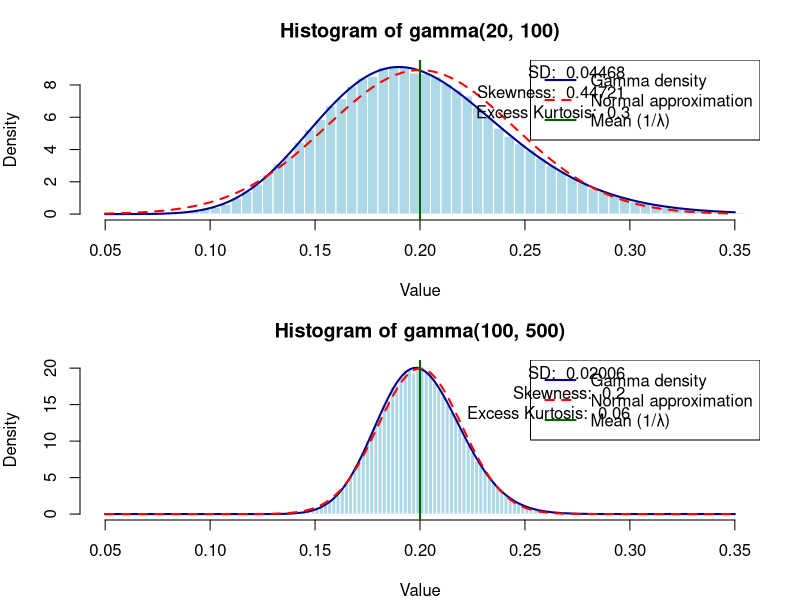
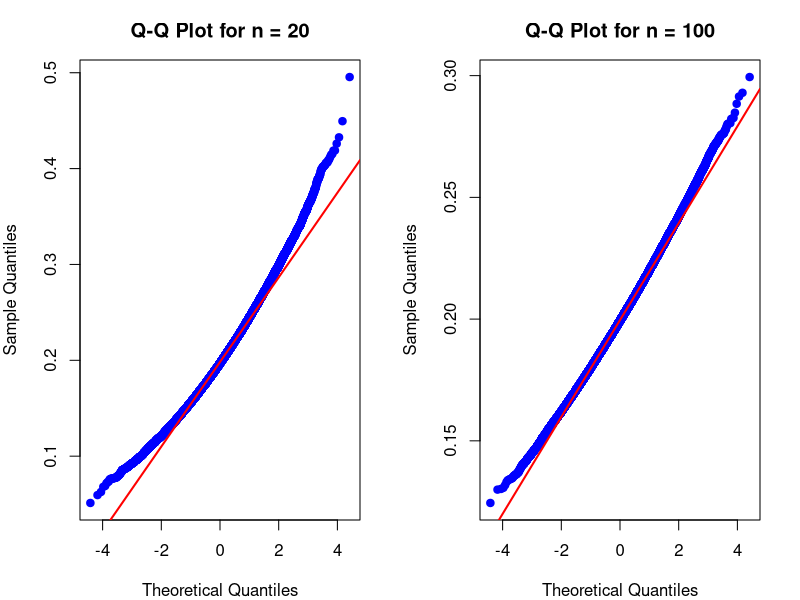
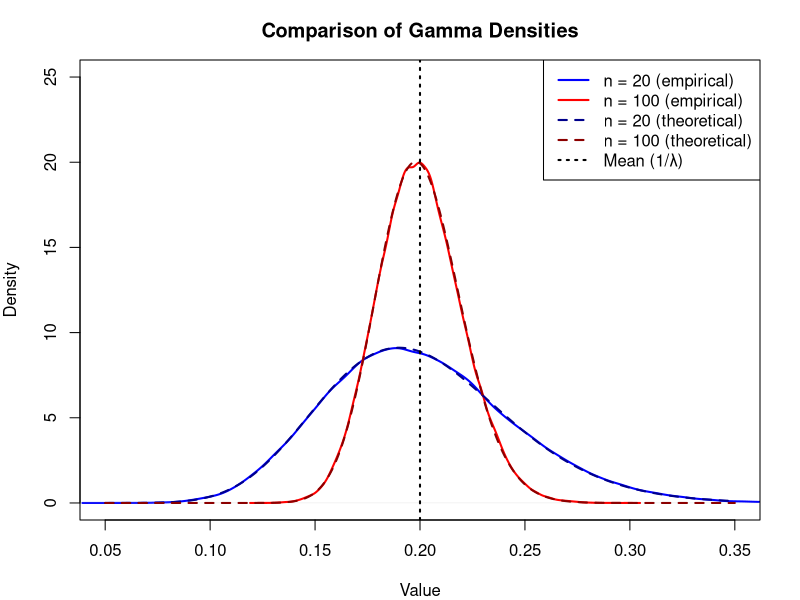

These figures' R source, in order:
# Simulating Gamma Distributions
# Simulate N = 10^5 samples from gamma(n, nλ) for n = 20 and n = 100

# Set random seed for reproducibility
set.seed(123)

# Parameters
rate <- 5  # λ = 5
N <- 10^5  # Number of samples
sample_sizes <- c(20, 100)  # n values to test

# Create a list to store the simulated data
gamma_samples <- list()

# Generate N samples from gamma(n, nλ) for each sample size
for (n in sample_sizes) {
  # For gamma(shape, rate), we need:
  # shape = n
  # rate = nλ
  shape <- n
  scaled_rate <- n * rate
  
  # Generate N random variables from the gamma distribution
  gamma_samples[[as.character(n)]] <- rgamma(N, shape = shape, rate = scaled_rate)
}

# Calculate theoretical properties
theoretical_properties <- data.frame(
  n = sample_sizes,
  mean = 1/rate,  # Mean = 1/λ for all n
  sd = 1/(rate * sqrt(sample_sizes)),  # SD = 1/(λ√n)
  skewness = 2/sqrt(sample_sizes),  # Skewness = 2/√shape
  kurtosis_excess = 6/sample_sizes  # Kurtosis excess = 6/shape
)

print("Theoretical properties of gamma(n, nλ) distributions:")
print(theoretical_properties)

# Safely create histograms with theoretical curves overlaid
tryCatch({
  par(mfrow = c(2, 1), mar = c(4, 4, 3, 2))
  
  for (i in 1:length(sample_sizes)) {
    n <- sample_sizes[i]
    samples <- gamma_samples[[as.character(n)]]
    
    # Calculate empirical statistics
    emp_mean <- mean(samples)
    emp_sd <- sd(samples)
    
    # Create histogram
    hist(samples, 
         breaks = 100, 
         prob = TRUE, 
         main = paste("Histogram of gamma(", n, ", ", n*rate, ")", sep=""),
         xlab = "Value", 
         xlim = c(0.05, 0.35),
         col = "lightblue",
         border = "white")
    
    # Add gamma density curve
    x <- seq(0.05, 0.35, length.out = 1000)
    lines(x, dgamma(x, shape = n, rate = n*rate), 
          col = "darkblue", lwd = 2)
    
    # Add normal approximation curve
    lines(x, dnorm(x, mean = 1/rate, sd = 1/(rate*sqrt(n))), 
          col = "red", lwd = 2, lty = 2)
    
    # Add vertical line at mean
    abline(v = 1/rate, col = "darkgreen", lwd = 2)
    
    # Add legend
    legend("topright", 
           legend = c("Gamma density", "Normal approximation", "Mean (1/λ)"),
           col = c("darkblue", "red", "darkgreen"), 
           lwd = 2, 
           lty = c(1, 2, 1))
    
    # Calculate text y-position more reliably
    y_values <- dgamma(x, shape = n, rate = n*rate)
    max_y <- max(y_values, na.rm = TRUE)
    text_x <- 0.3
    text_y <- 0.9 * max_y
    
    # Fix newlines in text
    text(text_x, text_y, 
         paste("Mean: ", round(emp_mean, 5), 
               "\nSD: ", round(emp_sd, 5),
               "\nSkewness: ", round(2/sqrt(n), 5),
               "\nExcess Kurtosis: ", round(6/n, 5)),
         adj = 1)
  }
  
  # Reset layout
  par(mfrow = c(1, 1))
  
  # Create QQ plots to check for normality
  par(mfrow = c(1, 2))
  
  for (i in 1:length(sample_sizes)) {
    n <- sample_sizes[i]
    samples <- gamma_samples[[as.character(n)]]
    
    # Create QQ plot
    qqnorm(samples, 
           main = paste("Q-Q Plot for n =", n),
           pch = 19, 
           col = "blue")
    qqline(samples, col = "red", lwd = 2)
  }
  
  # Reset layout
  par(mfrow = c(1, 1))
  
  # Create a comparative plot showing both distributions
  plot(density(gamma_samples[["20"]]), 
       main = "Comparison of Gamma Densities", 
       xlab = "Value",
       ylim = c(0, 25),
       xlim = c(0.05, 0.35),
       col = "blue",
       lwd = 2)
  
  lines(density(gamma_samples[["100"]]), 
        col = "red",
        lwd = 2)
  
  # Add the theoretical densities
  x <- seq(0.05, 0.35, length.out = 1000)
  lines(x, dgamma(x, shape = 20, rate = 20*rate), 
        col = "darkblue", lwd = 2, lty = 2)
  lines(x, dgamma(x, shape = 100, rate = 100*rate), 
        col = "darkred", lwd = 2, lty = 2)
  
  # Add vertical line at mean
  abline(v = 1/rate, col = "black", lwd = 2, lty = 3)
  
  # Add legend
  legend("topright", 
         legend = c("n = 20 (empirical)", "n = 100 (empirical)", 
                    "n = 20 (theoretical)", "n = 100 (theoretical)", "Mean (1/λ)"),
         col = c("blue", "red", "darkblue", "darkred", "black"), 
         lwd = 2, 
         lty = c(1, 1, 2, 2, 3))
}, error = function(e) {
  cat("Error in plotting:", conditionMessage(e), "\n")
})

# Calculate and print quantiles for the distributions
quantiles <- c(0.01, 0.025, 0.05, 0.1, 0.5, 0.9, 0.95, 0.975, 0.99)
quantile_results <- matrix(nrow = length(quantiles), ncol = length(sample_sizes))
rownames(quantile_results) <- paste0(quantiles*100, "%")
colnames(quantile_results) <- paste0("n=", sample_sizes)

for (i in 1:length(sample_sizes)) {
  n <- sample_sizes[i]
  samples <- gamma_samples[[as.character(n)]]
  quantile_results[, i] <- quantile(samples, probs = quantiles)
}

cat("\nEmpirical quantiles:\n")
print(quantile_results)

cat("\nTheoretical quantiles (from gamma distribution):\n")
theoretical_quantiles <- matrix(nrow = length(quantiles), ncol = length(sample_sizes))
rownames(theoretical_quantiles) <- paste0(quantiles*100, "%")
colnames(theoretical_quantiles) <- paste0("n=", sample_sizes)


for (i in 1:length(sample_sizes)) {
  n <- sample_sizes[i]
  theoretical_quantiles[, i] <- qgamma(quantiles, shape = n, rate = n*rate)
}

print(theoretical_quantiles)


